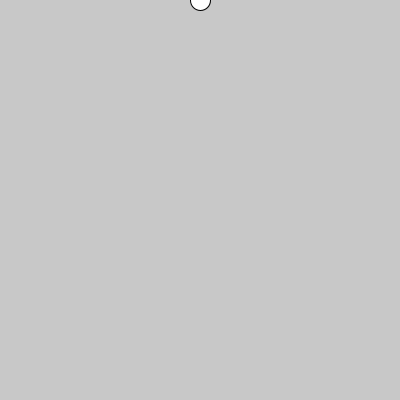
Frame 1 (no input)
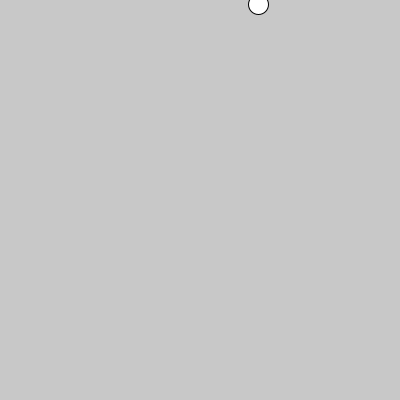
Frame 60 (the mouse pressed at the canvas centre just before this capture)
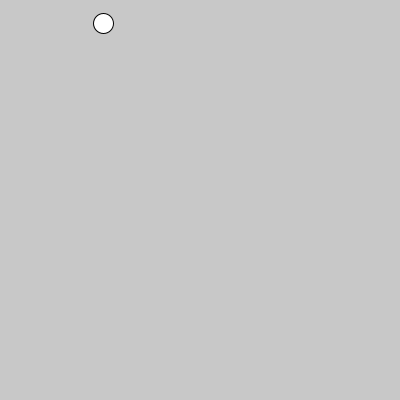
Frame 120 (the mouse held since frame 60 and released just before this capture)

The Processing sketch that drew these frames (run headless with seeded random() and noise(); from frame 60 on, the mouse is pressed at the canvas centre):

// Processing sketch: processing_78822
// ── processing_78822.pde

float el_x = 200;
float el_y = 0;
float el_speed = 0;
float gravity = .3;

void setup() {
  size(400, 400);
}


  
void draw() {
  background(200);
  ellipse(el_x, el_y, 20, 20);
  el_y += el_speed;
  el_speed += gravity;
  
  if(el_y > height) {
    el_y = 0;
    el_speed = 0;
    el_x = random(width);
  }
  
  
}
